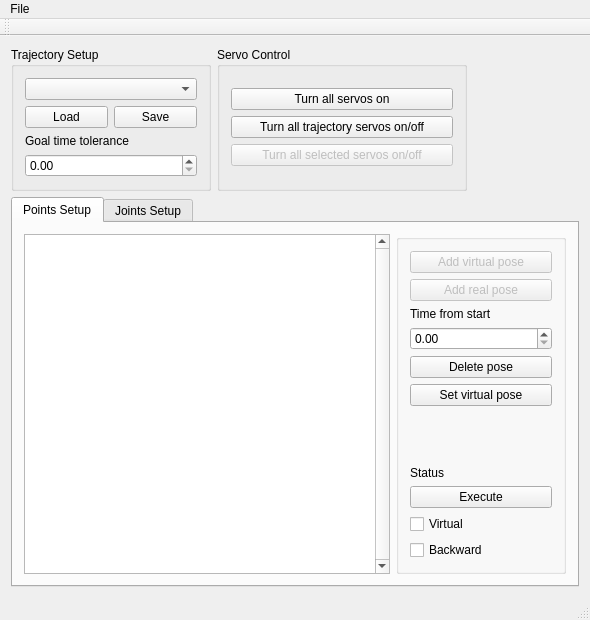
<?xml version="1.0" encoding="UTF-8"?>
<ui version="4.0">
 <class>TrajectoryEditor</class>
 <widget class="QMainWindow" name="TrajectoryEditor">
  <property name="geometry">
   <rect>
    <x>0</x>
    <y>0</y>
    <width>586</width>
    <height>620</height>
   </rect>
  </property>
  <property name="sizePolicy">
   <sizepolicy hsizetype="Expanding" vsizetype="Expanding">
    <horstretch>0</horstretch>
    <verstretch>0</verstretch>
   </sizepolicy>
  </property>
  <property name="windowTitle">
   <string>TrajectoryEditor</string>
  </property>
  <widget class="QWidget" name="centralWidget">
   <property name="sizePolicy">
    <sizepolicy hsizetype="MinimumExpanding" vsizetype="MinimumExpanding">
     <horstretch>0</horstretch>
     <verstretch>0</verstretch>
    </sizepolicy>
   </property>
   <layout class="QVBoxLayout" name="verticalLayout_2">
    <item>
     <layout class="QVBoxLayout" name="verticalLayout">
      <item>
       <layout class="QGridLayout" name="gridLayout_2">
        <item row="0" column="0">
         <widget class="QGroupBox" name="groupBox">
          <property name="sizePolicy">
           <sizepolicy hsizetype="Fixed" vsizetype="Preferred">
            <horstretch>0</horstretch>
            <verstretch>0</verstretch>
           </sizepolicy>
          </property>
          <property name="minimumSize">
           <size>
            <width>200</width>
            <height>120</height>
           </size>
          </property>
          <property name="title">
           <string>Trajectory Setup</string>
          </property>
          <layout class="QHBoxLayout" name="horizontalLayout_6">
           <item>
            <layout class="QVBoxLayout" name="verticalLayout_9">
             <item>
              <widget class="QComboBox" name="comboBox"/>
             </item>
             <item>
              <layout class="QHBoxLayout" name="horizontalLayout_5">
               <item>
                <widget class="QPushButton" name="loadTrajectoryButton">
                 <property name="text">
                  <string>Load</string>
                 </property>
                </widget>
               </item>
               <item>
                <widget class="QPushButton" name="saveTrajectoryButton">
                 <property name="text">
                  <string>Save</string>
                 </property>
                </widget>
               </item>
              </layout>
             </item>
             <item>
              <widget class="QLabel" name="goalTimeToleranceLabel">
               <property name="text">
                <string>Goal time tolerance</string>
               </property>
              </widget>
             </item>
             <item>
              <widget class="QDoubleSpinBox" name="goalTimeToleranceSpinBox"/>
             </item>
            </layout>
           </item>
          </layout>
         </widget>
        </item>
        <item row="0" column="1" alignment="Qt::AlignLeft">
         <widget class="QGroupBox" name="groupBox_2">
          <property name="sizePolicy">
           <sizepolicy hsizetype="Preferred" vsizetype="Preferred">
            <horstretch>0</horstretch>
            <verstretch>0</verstretch>
           </sizepolicy>
          </property>
          <property name="minimumSize">
           <size>
            <width>250</width>
            <height>0</height>
           </size>
          </property>
          <property name="title">
           <string>Servo Control</string>
          </property>
          <layout class="QGridLayout" name="gridLayout_3">
           <item row="0" column="0">
            <layout class="QVBoxLayout" name="verticalLayout_3">
             <item>
              <widget class="QPushButton" name="turnAllServoOnButton">
               <property name="enabled">
                <bool>true</bool>
               </property>
               <property name="text">
                <string>Turn all servos on</string>
               </property>
              </widget>
             </item>
             <item>
              <widget class="QPushButton" name="turnAllTrajectoryServosButton">
               <property name="enabled">
                <bool>true</bool>
               </property>
               <property name="text">
                <string>Turn all trajectory servos on/off</string>
               </property>
              </widget>
             </item>
             <item>
              <widget class="QPushButton" name="turnAllSelectedServosButton">
               <property name="enabled">
                <bool>false</bool>
               </property>
               <property name="text">
                <string>Turn all selected servos on/off</string>
               </property>
              </widget>
             </item>
            </layout>
           </item>
          </layout>
         </widget>
        </item>
        <item row="0" column="2">
         <spacer name="horizontalSpacer">
          <property name="orientation">
           <enum>Qt::Horizontal</enum>
          </property>
          <property name="sizeHint" stdset="0">
           <size>
            <width>40</width>
            <height>30</height>
           </size>
          </property>
         </spacer>
        </item>
       </layout>
      </item>
      <item>
       <widget class="QTabWidget" name="tabWidget">
        <property name="sizePolicy">
         <sizepolicy hsizetype="MinimumExpanding" vsizetype="Expanding">
          <horstretch>0</horstretch>
          <verstretch>0</verstretch>
         </sizepolicy>
        </property>
        <property name="currentIndex">
         <number>0</number>
        </property>
        <widget class="QWidget" name="tabPoints">
         <property name="enabled">
          <bool>true</bool>
         </property>
         <attribute name="title">
          <string>Points Setup</string>
         </attribute>
         <layout class="QVBoxLayout" name="verticalLayout_5">
          <item>
           <layout class="QHBoxLayout" name="horizontalLayout_2">
            <item>
             <widget class="QTableView" name="pointsTableView">
              <property name="sizePolicy">
               <sizepolicy hsizetype="MinimumExpanding" vsizetype="Expanding">
                <horstretch>0</horstretch>
                <verstretch>0</verstretch>
               </sizepolicy>
              </property>
              <property name="verticalScrollBarPolicy">
               <enum>Qt::ScrollBarAlwaysOn</enum>
              </property>
              <property name="editTriggers">
               <set>QAbstractItemView::AllEditTriggers</set>
              </property>
              <property name="selectionMode">
               <enum>QAbstractItemView::SingleSelection</enum>
              </property>
             </widget>
            </item>
            <item>
             <widget class="QGroupBox" name="groupBox_3">
              <property name="minimumSize">
               <size>
                <width>170</width>
                <height>250</height>
               </size>
              </property>
              <property name="title">
               <string/>
              </property>
              <property name="flat">
               <bool>false</bool>
              </property>
              <property name="checkable">
               <bool>false</bool>
              </property>
              <layout class="QVBoxLayout" name="verticalLayout_8">
               <item>
                <layout class="QVBoxLayout" name="verticalLayout_4">
                 <item>
                  <widget class="QPushButton" name="addVirtualPoseButton">
                   <property name="enabled">
                    <bool>false</bool>
                   </property>
                   <property name="text">
                    <string>Add virtual pose</string>
                   </property>
                  </widget>
                 </item>
                 <item>
                  <widget class="QPushButton" name="addRealPoseButton">
                   <property name="enabled">
                    <bool>false</bool>
                   </property>
                   <property name="text">
                    <string>Add real pose</string>
                   </property>
                  </widget>
                 </item>
                 <item>
                  <widget class="QLabel" name="timeIncrementLabel">
                   <property name="text">
                    <string>Time from start</string>
                   </property>
                  </widget>
                 </item>
                 <item>
                  <widget class="QDoubleSpinBox" name="timeIncrementSpinBox"/>
                 </item>
                 <item>
                  <widget class="QPushButton" name="deletePoseButton">
                   <property name="text">
                    <string>Delete pose</string>
                   </property>
                  </widget>
                 </item>
                 <item>
                  <widget class="QPushButton" name="setVirtualPoseButton">
                   <property name="text">
                    <string>Set virtual pose</string>
                   </property>
                  </widget>
                 </item>
                 <item>
                  <spacer name="verticalSpacer_3">
                   <property name="orientation">
                    <enum>Qt::Vertical</enum>
                   </property>
                   <property name="sizeHint" stdset="0">
                    <size>
                     <width>20</width>
                     <height>18</height>
                    </size>
                   </property>
                  </spacer>
                 </item>
                 <item>
                  <widget class="QLabel" name="statusLabel">
                   <property name="text">
                    <string>Status</string>
                   </property>
                  </widget>
                 </item>
                 <item>
                  <widget class="QPushButton" name="executeButton">
                   <property name="text">
                    <string>Execute</string>
                   </property>
                  </widget>
                 </item>
                 <item>
                  <widget class="QCheckBox" name="virtualCheckBox">
                   <property name="text">
                    <string>Virtual</string>
                   </property>
                  </widget>
                 </item>
                 <item>
                  <widget class="QCheckBox" name="backwardCheckBox">
                   <property name="text">
                    <string>Backward</string>
                   </property>
                  </widget>
                 </item>
                </layout>
               </item>
              </layout>
             </widget>
            </item>
           </layout>
          </item>
         </layout>
        </widget>
        <widget class="QWidget" name="tabJoints">
         <attribute name="title">
          <string>Joints Setup</string>
         </attribute>
         <layout class="QHBoxLayout" name="horizontalLayout_4">
          <item>
           <layout class="QHBoxLayout" name="horizontalLayout">
            <item>
             <widget class="QTableView" name="jointsTableView">
              <property name="sizePolicy">
               <sizepolicy hsizetype="Minimum" vsizetype="Expanding">
                <horstretch>0</horstretch>
                <verstretch>0</verstretch>
               </sizepolicy>
              </property>
             </widget>
            </item>
            <item>
             <widget class="QGroupBox" name="groupBox_4">
              <property name="sizePolicy">
               <sizepolicy hsizetype="Maximum" vsizetype="Preferred">
                <horstretch>0</horstretch>
                <verstretch>0</verstretch>
               </sizepolicy>
              </property>
              <property name="minimumSize">
               <size>
                <width>170</width>
                <height>250</height>
               </size>
              </property>
              <property name="title">
               <string/>
              </property>
              <layout class="QVBoxLayout" name="verticalLayout_7">
               <item>
                <layout class="QVBoxLayout" name="verticalLayout_6">
                 <item>
                  <widget class="QLabel" name="jointNameLabel">
                   <property name="text">
                    <string>Joint Name</string>
                   </property>
                  </widget>
                 </item>
                 <item>
                  <widget class="QLineEdit" name="jointNameEditBox">
                   <property name="text">
                    <string/>
                   </property>
                  </widget>
                 </item>
                 <item>
                  <widget class="QLabel" name="pathToleranceLavel">
                   <property name="text">
                    <string>Path tolerance</string>
                   </property>
                  </widget>
                 </item>
                 <item>
                  <widget class="QDoubleSpinBox" name="pathToleranceSpinBox"/>
                 </item>
                 <item>
                  <widget class="QLabel" name="goalToleranceLabel">
                   <property name="text">
                    <string>Goal tolerance</string>
                   </property>
                  </widget>
                 </item>
                 <item>
                  <widget class="QDoubleSpinBox" name="goalToleranceSpinBox"/>
                 </item>
                 <item>
                  <spacer name="verticalSpacer">
                   <property name="orientation">
                    <enum>Qt::Vertical</enum>
                   </property>
                   <property name="sizeHint" stdset="0">
                    <size>
                     <width>20</width>
                     <height>40</height>
                    </size>
                   </property>
                  </spacer>
                 </item>
                 <item>
                  <layout class="QHBoxLayout" name="horizontalLayout_3">
                   <item>
                    <widget class="QPushButton" name="applyButton">
                     <property name="text">
                      <string>Apply</string>
                     </property>
                    </widget>
                   </item>
                   <item>
                    <widget class="QPushButton" name="addButton">
                     <property name="text">
                      <string>Add</string>
                     </property>
                    </widget>
                   </item>
                   <item>
                    <widget class="QPushButton" name="pushButton">
                     <property name="text">
                      <string>Del</string>
                     </property>
                    </widget>
                   </item>
                  </layout>
                 </item>
                </layout>
               </item>
              </layout>
             </widget>
            </item>
           </layout>
          </item>
         </layout>
        </widget>
       </widget>
      </item>
     </layout>
    </item>
   </layout>
  </widget>
  <widget class="QToolBar" name="mainToolBar">
   <property name="enabled">
    <bool>true</bool>
   </property>
   <attribute name="toolBarArea">
    <enum>TopToolBarArea</enum>
   </attribute>
   <attribute name="toolBarBreak">
    <bool>false</bool>
   </attribute>
  </widget>
  <widget class="QStatusBar" name="statusBar"/>
  <widget class="QMenuBar" name="menuBar">
   <property name="geometry">
    <rect>
     <x>0</x>
     <y>0</y>
     <width>586</width>
     <height>20</height>
    </rect>
   </property>
   <property name="sizePolicy">
    <sizepolicy hsizetype="Fixed" vsizetype="Fixed">
     <horstretch>0</horstretch>
     <verstretch>0</verstretch>
    </sizepolicy>
   </property>
   <widget class="QMenu" name="menuFile">
    <property name="title">
     <string>File</string>
    </property>
    <addaction name="actionOpen"/>
    <addaction name="actionSave"/>
   </widget>
   <addaction name="menuFile"/>
  </widget>
  <action name="actionOpen">
   <property name="text">
    <string>Load Trajectory</string>
   </property>
  </action>
  <action name="actionSave">
   <property name="text">
    <string>Save Trajectory</string>
   </property>
  </action>
 </widget>
 <layoutdefault spacing="6" margin="11"/>
 <resources/>
 <connections/>
</ui>
